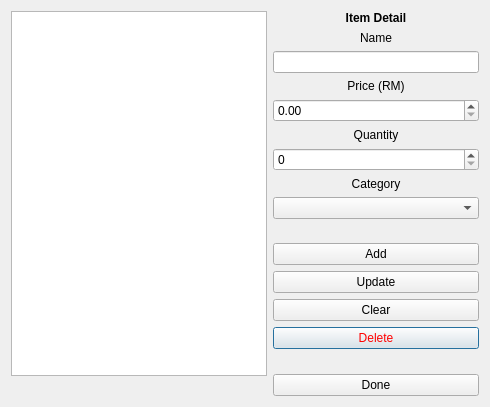
<?xml version="1.0" encoding="UTF-8"?>
<ui version="4.0">
 <class>Dialog</class>
 <widget class="QDialog" name="Dialog">
  <property name="geometry">
   <rect>
    <x>0</x>
    <y>0</y>
    <width>490</width>
    <height>407</height>
   </rect>
  </property>
  <property name="windowTitle">
   <string>Dialog</string>
  </property>
  <layout class="QGridLayout" name="gridLayout_3">
   <item row="0" column="0">
    <layout class="QGridLayout" name="gridLayout_2">
     <item row="0" column="0">
      <widget class="QListWidget" name="listWidget">
       <property name="sizePolicy">
        <sizepolicy hsizetype="Minimum" vsizetype="Expanding">
         <horstretch>0</horstretch>
         <verstretch>0</verstretch>
        </sizepolicy>
       </property>
      </widget>
     </item>
     <item row="1" column="0">
      <widget class="QLabel" name="label_5">
       <property name="text">
        <string/>
       </property>
      </widget>
     </item>
    </layout>
   </item>
   <item row="0" column="1">
    <layout class="QGridLayout" name="gridLayout">
     <item row="1" column="0">
      <widget class="QLabel" name="label_2">
       <property name="text">
        <string>Name</string>
       </property>
       <property name="alignment">
        <set>Qt::AlignCenter</set>
       </property>
      </widget>
     </item>
     <item row="9" column="0">
      <spacer name="verticalSpacer_2">
       <property name="orientation">
        <enum>Qt::Vertical</enum>
       </property>
       <property name="sizeHint" stdset="0">
        <size>
         <width>20</width>
         <height>40</height>
        </size>
       </property>
      </spacer>
     </item>
     <item row="5" column="0">
      <widget class="QLabel" name="label_4">
       <property name="text">
        <string>Quantity</string>
       </property>
       <property name="alignment">
        <set>Qt::AlignCenter</set>
       </property>
      </widget>
     </item>
     <item row="6" column="0">
      <widget class="QSpinBox" name="spinBox"/>
     </item>
     <item row="13" column="0">
      <widget class="QPushButton" name="pushButton_4">
       <property name="styleSheet">
        <string notr="true">color: rgb(255, 0, 0);</string>
       </property>
       <property name="text">
        <string>Delete</string>
       </property>
      </widget>
     </item>
     <item row="14" column="0">
      <spacer name="verticalSpacer">
       <property name="orientation">
        <enum>Qt::Vertical</enum>
       </property>
       <property name="sizeHint" stdset="0">
        <size>
         <width>20</width>
         <height>40</height>
        </size>
       </property>
      </spacer>
     </item>
     <item row="11" column="0">
      <widget class="QPushButton" name="pushButton_3">
       <property name="text">
        <string>Update</string>
       </property>
      </widget>
     </item>
     <item row="4" column="0">
      <widget class="QDoubleSpinBox" name="doubleSpinBox"/>
     </item>
     <item row="7" column="0">
      <widget class="QLabel" name="label_6">
       <property name="text">
        <string>Category</string>
       </property>
       <property name="alignment">
        <set>Qt::AlignCenter</set>
       </property>
      </widget>
     </item>
     <item row="3" column="0">
      <widget class="QLabel" name="label_3">
       <property name="text">
        <string>Price (RM)</string>
       </property>
       <property name="alignment">
        <set>Qt::AlignCenter</set>
       </property>
      </widget>
     </item>
     <item row="0" column="0">
      <widget class="QLabel" name="label">
       <property name="styleSheet">
        <string notr="true">font:bold;
</string>
       </property>
       <property name="text">
        <string>Item Detail</string>
       </property>
       <property name="alignment">
        <set>Qt::AlignCenter</set>
       </property>
      </widget>
     </item>
     <item row="8" column="0">
      <widget class="QComboBox" name="comboBox"/>
     </item>
     <item row="10" column="0">
      <widget class="QPushButton" name="pushButton_2">
       <property name="text">
        <string>Add</string>
       </property>
      </widget>
     </item>
     <item row="15" column="0">
      <widget class="QPushButton" name="pushButton">
       <property name="text">
        <string>Done</string>
       </property>
      </widget>
     </item>
     <item row="2" column="0">
      <widget class="QLineEdit" name="lineEdit">
       <property name="sizePolicy">
        <sizepolicy hsizetype="Minimum" vsizetype="Fixed">
         <horstretch>0</horstretch>
         <verstretch>0</verstretch>
        </sizepolicy>
       </property>
      </widget>
     </item>
     <item row="12" column="0">
      <widget class="QPushButton" name="pushButton_5">
       <property name="text">
        <string>Clear</string>
       </property>
      </widget>
     </item>
    </layout>
   </item>
  </layout>
 </widget>
 <resources/>
 <connections>
  <connection>
   <sender>pushButton</sender>
   <signal>clicked()</signal>
   <receiver>Dialog</receiver>
   <slot>reject()</slot>
   <hints>
    <hint type="sourcelabel">
     <x>592</x>
     <y>276</y>
    </hint>
    <hint type="destinationlabel">
     <x>510</x>
     <y>243</y>
    </hint>
   </hints>
  </connection>
 </connections>
</ui>
